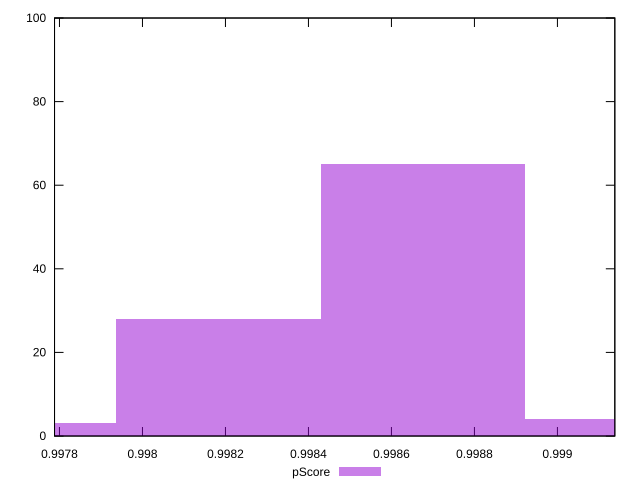

The script that saved this image:
reset

$pScore <<EOF
0.9991686030318692 4
0.9981832296560981 28
0.9986759163439836 65
0.9976905429682125 3
EOF

set key outside below
set boxwidth 0.000492686687885537
set xrange [0.9977881132446864:0.9991383283183819]
set yrange [0:100]
set trange [0:100]
set style fill transparent solid 0.5 noborder
set terminal svg size 640, 490 enhanced background rgb 'white'
set output "reports/report_00031_2021-02-24T23-18-18.084Z/mainthread-work-breakdown/samples/agenda/pScore/histogram.svg"

plot $pScore title "pScore" with boxes

reset
